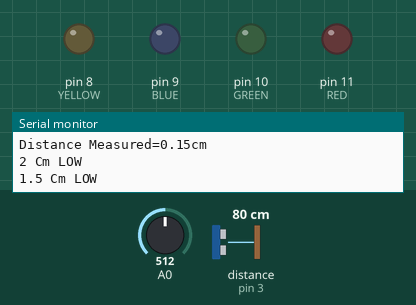
Recording of a sketch running on a simulated Arduino Uno, built with avr-gcc and run on an emulated ATmega328P. Parts: output pins drawn as LEDs (lit = HIGH), the last lines printed to the serial monitor. Wiring (inferred from the names in the program): ultrasonic range finder: trigger pin 5; echo pin 3. The test bench sets the inputs (shaded band); at power-on: distance to the obstacle (sensor on pin 3) 80 cm, A0 = 512. The echo pulse lasts 58.3 µs per cm; pins used as bus, display or sensor lines are not drawn.

Above: at 1.2 s.
1.3 s: distance to the obstacle (sensor on pin 3) set to 263 cm
4.3 s: distance to the obstacle (sensor on pin 3) set to 271 cm
At 4.7 s:
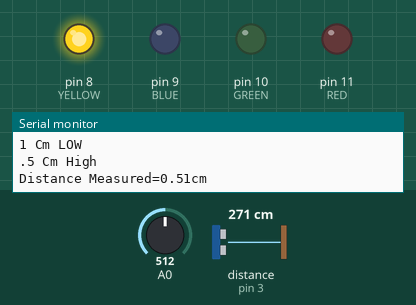
Timing chart, 0 to 7.3 s (numbered marks = the images above; inputs shaded):
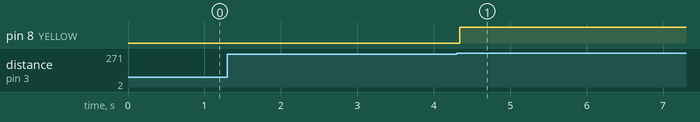

The sketch:

ARD_logic.ino
```cpp
const int trigger = 5; // PWM trigger
const int echo=3;// PWM Output 0-25000US,Every 50US represent 1cm
long duration; // defines variables
float distance;
int input;

// the pen numbers of the leds
int RED=11;
int GREEN=10;
int BLUE=9;
int YELLOW=8;


void setup()
{

  pinMode(trigger, OUTPUT); //Sets the trigger as an Output
  pinMode(RED, OUTPUT);
  pinMode(GREEN, OUTPUT);
  pinMode(BLUE, OUTPUT);
  pinMode(YELLOW, OUTPUT);

  pinMode(echo, INPUT); // Sets the echopin as an Input
  Serial.begin(9600); //configure baud rate of Serial communication to 9600 bps
}
void loop()
{
  digitalWrite(trigger, LOW); //Clears the triggerpen
  delayMicroseconds(2); // Sets the triggerpen on HIGH state for 10 micro seconds
  digitalWrite(trigger, HIGH);
  delayMicroseconds(10);
  digitalWrite(trigger, LOW);

  duration=pulseIn(echo,HIGH);// Reads the echopin, returnsthe sound wave travel time in microseconds
  distance= duration*0.034/1050.0;//i got this formula by trying to map the potentiometer readings with the distance range;
  input=analogRead(A0);

  Serial.print("Distance Measured="); // Prints the distance on the Serial Monitor
  Serial.print(distance);
  Serial.println("cm");

  if (distance==2)
  {
    digitalWrite(RED, HIGH);
    digitalWrite(GREEN, HIGH);
    digitalWrite(BLUE, HIGH);
    digitalWrite(YELLOW, HIGH);
    Serial.println("2 Cm High");
    Serial.println("1.5 Cm High");
    Serial.println("1 Cm High");
    Serial.println(".5 Cm High");
  }
  else if (distance>1.5)
  {
    digitalWrite(RED, LOW);
    digitalWrite(GREEN, HIGH);
    digitalWrite(BLUE, HIGH);
    digitalWrite(YELLOW, HIGH);
    Serial.println("2 Cm LOW");
    Serial.println("1.5 Cm High");
    Serial.println("1 Cm High");
    Serial.println(".5 Cm High");

  }
  else if (distance>1.0)
  {
    digitalWrite(RED, LOW);
    digitalWrite(GREEN, LOW);
    digitalWrite(BLUE, HIGH);
    digitalWrite(YELLOW, HIGH);
    Serial.println("2 Cm LOW");
    Serial.println("1.5 Cm LOW");
    Serial.println("1 Cm High");
    Serial.println(".5 Cm High");

  }
  else if (distance>.5)
  {
    digitalWrite(RED, LOW);
    digitalWrite(GREEN, LOW);
    digitalWrite(BLUE, LOW);
    digitalWrite(YELLOW, HIGH);
    Serial.println("2 Cm LOW");
    Serial.println("1.5 Cm LOW");
    Serial.println("1 Cm LOW");
    Serial.println(".5 Cm High");
  }
  else if (distance<=.5)
  {
    digitalWrite(RED, LOW);
    digitalWrite(GREEN, LOW);
    digitalWrite(BLUE, LOW);
    digitalWrite(YELLOW, LOW);
    Serial.println("2 Cm LOW");
    Serial.println("1.5 Cm LOW");
    Serial.println("1 Cm LOW");
    Serial.println(".5 Cm LOW");
  }


}
```

Measured:
- the behaviour switches between 265 and 266 cm on distance to the obstacle (sensor on pin 3) (found by bisection; images 0 and 1)
- after the input at 4.3 s, pin 8 (YELLOW): LOW → HIGH at once
